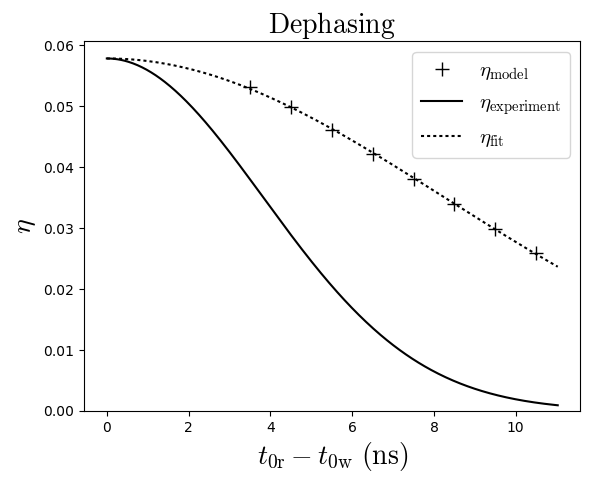

Write the Python code that produced this figure.
# -*- coding: utf-8 -*-
# ***********************************************************************
#       Copyright (C) 2016 - 2017 Oscar Gerardo Lazo Arjona             *
#              <[email redacted]>                      *
# ***********************************************************************
r"""This example calculates the inhomogeneous dephasing."""

import numpy as np
from matplotlib import pyplot as plt
from scipy.optimize import curve_fit
from multiprocessing import Pool, cpu_count
from time import time

from quantum_memories.misc import set_parameters_ladder, efficiencies
from quantum_memories.orca import solve


def model_theoretical(t, amp, sigma):
    """Return points on a gaussian with the given amplitude and dephasing."""
    return amp*np.exp(-(t/sigma)**2)


def efficiencies_delay(i, Nv, explicit_decoherence=None):
    r"""Get the efficiencies with t0r = t0w + (3.5+i) ns."""
    name = "ORCA"+str(i)
    # We set custom parameters (different from those in settings.py)
    t0w = default_params["t0w"]
    params = set_parameters_ladder({"Nv": Nv, "Nt": 51000, "T": 16e-9,
                                    "t0r": t0w+3.5e-9+i*1e-9,
                                    "verbose": 0})
    t0w = params["t0w"]
    # t0r = params["t0r"]
    # print "......................................."
    # print str(i)+"th readout, t0r - t0w =", (t0r - t0w)*1e9, "ns"

    # We call the solver from orca_solver.py
    t, Z, vZ, rho1, Om1 = solve(params, plots=False, name=name)
    # We calculate the efficiencies.
    eff_in, eff_out, eff = efficiencies(t, Om1, params,
                                        plots=True, name=name)

    if explicit_decoherence is not None:
        eff_out = eff_out*explicit_decoherence
        eff = eff_in*eff_out
    # print "eff_in, eff_out, eff =", eff_in, eff_out, eff
    return eff_in, eff_out, eff


###############################################################################
# The number of processors available for parallel computing.
Nprocs = cpu_count()
# We set the default parameters taking them from settings.py.
default_params = set_parameters_ladder()

if __name__ == '__main__':

    ###########################################################################
    # We test various readout times.
    print "Testing readout times..."
    t0 = time()
    Nv = 9
    Ndelay = 8
    tdelay = np.array([3.5e-9 + i*1e-9 for i in range(Ndelay)])

    t0r_list = []
    eff_in_list = []; eff_out_list = []; eff_list = []

    eff_in_list = np.zeros(Ndelay)
    eff_out_list = np.zeros(Ndelay)
    eff_list = np.zeros(Ndelay)

    # We create the parallel processes.
    pool = Pool(processes=Nprocs)
    # We calculate the efficiencies in parallel.
    procs = [pool.apply_async(efficiencies_delay, [i, Nv])
             for i in range(Ndelay)]

    # We get the results.
    aux = [procs[i].get() for i in range(Ndelay)]
    pool.close()
    pool.join()

    # We save the results with more convenient names.
    for i in range(Ndelay):
        eff_in_list[i], eff_out_list[i], eff_list[i] = aux[i]

    ####################################
    # We plot the total efficiencies.
    plt.title(r"$\mathrm{Dephasing}$", fontsize=20)
    plt.plot(tdelay*1e9, eff_list, "k+",
             label=r"$\eta_{\mathrm{model}}$", ms=10)

    # We fit a gaussian.
    amp_the, sig_the = curve_fit(model_theoretical, tdelay, eff_list,
                                 p0=[1.0, 5.4e-9])[0]

    print "Nv, 1/e time, calculation time:", Nv, sig_the*1e9, "ns",
    print (time() - t0)/60.0, "min"

    # We make a plot of the fitted gaussian.
    tdelay_cont = np.linspace(0, tdelay[-1]*1.05, 500)
    eff_exp = model_theoretical(tdelay_cont, amp_the, 5.4e-9)
    eff_the = model_theoretical(tdelay_cont, amp_the, sig_the)

    plt.plot(tdelay_cont*1e9, eff_exp, "k-",
             label=r"$\eta_{\mathrm{experiment}}$")
    plt.plot(tdelay_cont*1e9, eff_the, "k:",
             label=r"$\eta_{\mathrm{fit}}$")

    plt.xlabel(r"$t_{0\mathrm{r}}-t_{0\mathrm{w}} \ \mathrm{(ns)}$",
               fontsize=20)
    plt.ylabel(r"$\eta$", fontsize=20)
    plt.ylim([0, None])

    plt.legend(fontsize=15)
    plt.savefig("doppler_dephasing.png", bbox_inches="tight")
    plt.savefig("doppler_dephasing.pdf", bbox_inches="tight")
    plt.close("all")

    ###########################################################################
    # We now repeat exactly the same thing using different number of velocity
    # classes.
    Nvmax = 13
    Nv = [2*i + 1 for i in range((Nvmax-1)/2+1)]
    # print Nv
    sigma = np.zeros(len(Nv))
    print
    print "Calculating the best number of velocity classes to use..."
    for jj in range(len(Nv)):
        t0 = time()
        Nvi = Nv[jj]
        Ndelay = 8
        tdelay = np.array([3.5e-9 + i*1e-9 for i in range(Ndelay)])

        t0r_list = []
        eff_in_list = []; eff_out_list = []; eff_list = []

        eff_in_list = np.zeros(Ndelay)
        eff_out_list = np.zeros(Ndelay)
        eff_list = np.zeros(Ndelay)

        # We create the parallel processes.
        pool = Pool(processes=Nprocs)
        # We calculate the efficiencies in parallel.
        procs = [pool.apply_async(efficiencies_delay, [i, Nvi])
                 for i in range(Ndelay)]

        # We get the results.
        aux = [procs[i].get() for i in range(Ndelay)]
        pool.close()
        pool.join()

        # We save the results with more convenient names.
        for i in range(Ndelay):
            eff_in_list[i], eff_out_list[i], eff_list[i] = aux[i]

        ####################################
        # We plot the total efficiencies.
        plt.title(r"$\mathrm{Dephasing}$", fontsize=20)
        plt.plot(tdelay*1e9, eff_list, "k+", label=r"$\eta_{\mathrm{model}}$",
                 ms=10)

        # We fit a gaussian.
        amp_the, sig_the = curve_fit(model_theoretical, tdelay, eff_list,
                                     p0=[1.0, 5.4e-9])[0]

        sigma[jj] = abs(sig_the)
        print "Nv, 1/e time, calculation time:", Nvi, abs(sig_the)*1e9, "ns",
        print (time() - t0)/60.0, "min"

        # We make a plot of the fitted gaussian.
        tdelay_cont = np.linspace(0, tdelay[-1]*1.05, 500)
        eff_exp = model_theoretical(tdelay_cont, amp_the, 5.4e-9)
        eff_the = model_theoretical(tdelay_cont, amp_the, sig_the)

        plt.plot(tdelay_cont*1e9, eff_exp, "k-",
                 label=r"$\eta_{\mathrm{experiment}}$")
        plt.plot(tdelay_cont*1e9, eff_the, "k:",
                 label=r"$\eta_{\mathrm{fit}}$")

        plt.xlabel(r"$t_{0\mathrm{r}}-t_{0\mathrm{w}} \ \mathrm{(ns)}$",
                   fontsize=20)
        plt.ylabel(r"$\eta$", fontsize=20)
        plt.ylim([0, None])

        plt.legend(fontsize=15)
        plt.savefig("doppler_dephasing"+str(Nvi)+".png", bbox_inches="tight")
        plt.savefig("doppler_dephasing"+str(Nvi)+".pdf", bbox_inches="tight")
        plt.close("all")

    # We plot the dephasing as a function of the number of velocity groups
    # being considered.

    # Nv = [1, 3, 5, 7, 9, 11, 13, 15, 17, 19, 21]
    # sigma = [3.08691878e-08, 3.05867013e-08, 1.28434666e-08, 1.14965758e-08,
    #          1.14866015e-08, 1.14866867e-08, 1.14867979e-08, 1.14869120e-08,
    #          1.14870206e-08, 1.14871203e-08, 1.14872106e-08]

    sigma = np.array(sigma)
    i = 0
    # print Nv
    # print sigma

    fig, ax = plt.subplots()
    ax.plot(Nv[i:], sigma[i:]*1e9, "r+")
    ax.set_xticks(Nv[i:])

    ax.set_xlabel(r"$N_v$", fontsize=20)
    ax.set_ylabel(r"$1/e \ \mathrm{time \ (ns)}$", fontsize=20)
    plt.savefig("doppler_dephasing_velocities.png", bbox_inches="tight")
    plt.savefig("doppler_dephasing_velocities.pdf", bbox_inches="tight")
    plt.close("all")

    print
    print "So 9 velocity classes seem like a good compromise."
